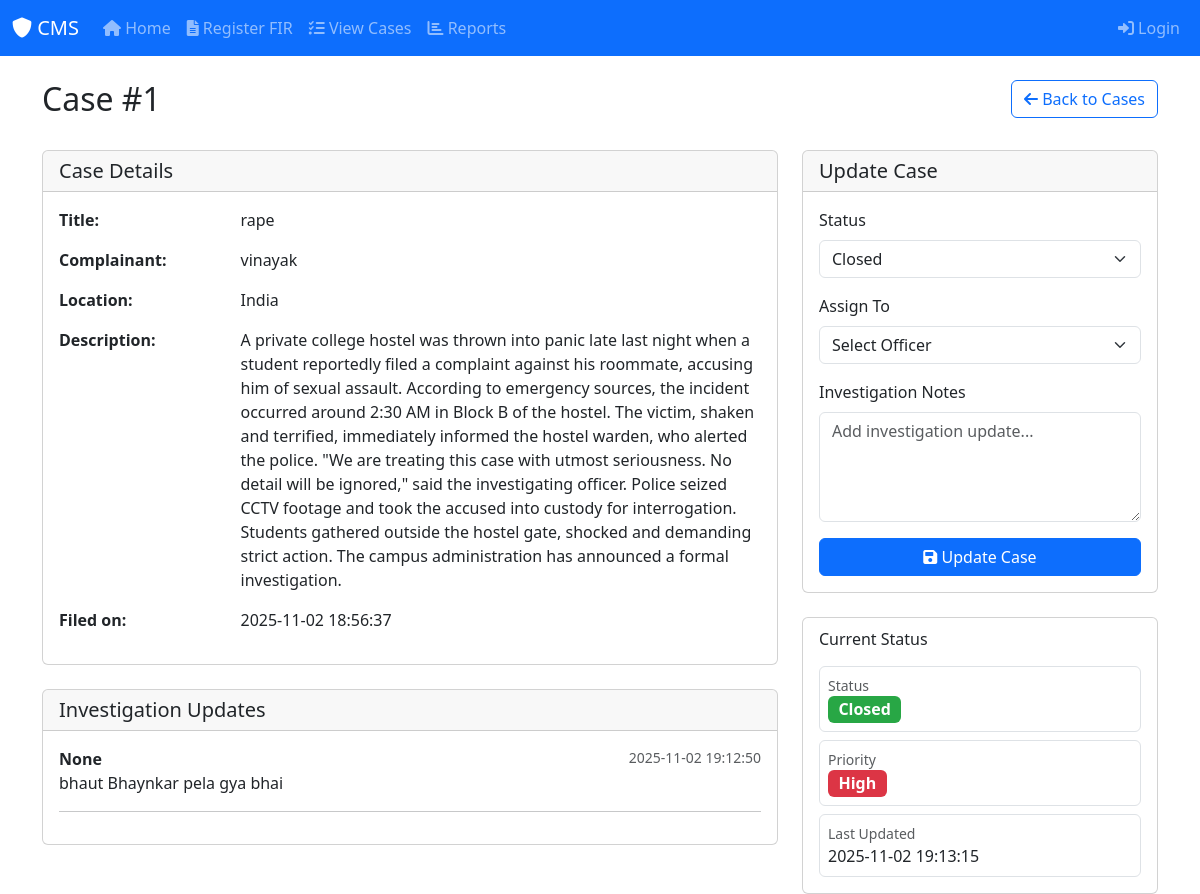
The app's page /case/1 with its own data.
### tables this page shows
CREATE TABLE firs (
    id INTEGER PRIMARY KEY AUTOINCREMENT,
    title TEXT NOT NULL,
    complainant_name TEXT NOT NULL,
    description TEXT,
    location TEXT,
    priority TEXT CHECK(priority IN ('High', 'Medium', 'Low')) DEFAULT 'Medium',
    assigned_to INTEGER,
    status TEXT DEFAULT 'Open' CHECK(status IN ('Open', 'Assigned', 'In Progress', 'Closed')),
    created_at DATETIME DEFAULT CURRENT_TIMESTAMP,
    updated_at DATETIME DEFAULT CURRENT_TIMESTAMP,
    FOREIGN KEY (assigned_to) REFERENCES users(id)
);

CREATE TABLE investigations (
    id INTEGER PRIMARY KEY AUTOINCREMENT,
    fir_id INTEGER NOT NULL,
    officer TEXT,
    notes TEXT,
    updated_at DATETIME DEFAULT CURRENT_TIMESTAMP,
    FOREIGN KEY (fir_id) REFERENCES firs(id) ON DELETE CASCADE
);

### app.py (the view, shortened to what this page needs)
@app.route('/case/<int:case_id>', methods=['GET', 'POST'])
def case_detail(case_id):
    conn = get_db_connection()
    case = conn.execute('SELECT * FROM firs WHERE id = ?', (case_id,)).fetchone()
    officers = conn.execute('SELECT id, full_name FROM users WHERE role_id = 2').fetchall()
    investigations = conn.execute('''
        SELECT i.*, u.full_name
        FROM investigations i
        LEFT JOIN users u ON i.officer = u.id
        WHERE i.fir_id = ?
        ORDER BY i.updated_at DESC
    ''', (case_id,)).fetchall()
    conn.close()
    return render_template('case_detail.html',
                         case=case,
                         officers=officers,
                         investigations=investigations,
                         statuses=['Open', 'Assigned', 'In Progress', 'Closed'])

### app.py (called while the page is built)
def get_db_connection():
    conn = sqlite3.connect(DB_PATH)
    conn.row_factory = sqlite3.Row
    return conn

### templates/case_detail.html (shortened to what this page needs)
{% extends 'layout.html' %}
{% block content %}
<div class="row">
  <div class="col-md-8">
    <h2>Case #{{ case.id }}</h2>
  </div>
  <div class="col-md-4 text-end">
    <a href="{{ url_for('view_cases') }}" class="btn btn-outline-primary">
      <i class="fas fa-arrow-left"></i> Back to Cases
    </a>
  </div>
</div>
<div class="row mt-4">
  <div class="col-md-8">
    <div class="card mb-4">
      <div class="card-header">
        <h5 class="card-title mb-0">Case Details</h5>
      </div>
      <div class="card-body">
        <div class="row mb-3">
          <div class="col-md-3"><strong>Title:</strong></div>
          <div class="col-md-9">{{ case.title }}</div>
        </div>
        <div class="row mb-3">
          <div class="col-md-3"><strong>Complainant:</strong></div>
          <div class="col-md-9">{{ case.complainant_name }}</div>
        </div>
        <div class="row mb-3">
          <div class="col-md-3"><strong>Location:</strong></div>
          <div class="col-md-9">{{ case.location }}</div>
        </div>
        <div class="row mb-3">
          <div class="col-md-3"><strong>Description:</strong></div>
          <div class="col-md-9">{{ case.description }}</div>
        </div>
        <div class="row mb-3">
          <div class="col-md-3"><strong>Filed on:</strong></div>
          <div class="col-md-9">{{ case.created_at }}</div>
        </div>
      </div>
    </div>
    <div class="card">
      <div class="card-header">
        <h5 class="card-title mb-0">Investigation Updates</h5>
      </div>
      <div class="card-body">
        {% for update in investigations %}
        <div class="investigation-update mb-3">
          <div class="d-flex justify-content-between">
            <strong>{{ update.full_name }}</strong>
            <small class="text-muted">{{ update.updated_at }}</small>
          </div>
          <p class="mb-0">{{ update.notes }}</p>
          <hr>
        </div>
        {% else %}
        <p class="text-muted">No investigation updates yet.</p>
        {% endfor %}
      </div>
    </div>
  </div>
  <div class="col-md-4">
    <div class="card mb-4">
      <div class="card-header">
        <h5 class="card-title mb-0">Update Case</h5>
      </div>
      <div class="card-body">
        <form method="post">
          <div class="mb-3">
            <label class="form-label">Status</label>
            <select name="status" class="form-select" required>
              {% for status in statuses %}
              <option value="{{ status }}" {% if case.status == status %}selected{% endif %}>
                {{ status }}
              </option>
              {% endfor %}
            </select>
          </div>
          <div class="mb-3">
            <label class="form-label">Assign To</label>
            <select name="assigned_to" class="form-select">
              <option value="">Select Officer</option>
            </select>
          </div>
          <div class="mb-3">
            <label class="form-label">Investigation Notes</label>
            <textarea name="notes" class="form-control" rows="4" placeholder="Add investigation update..."></textarea>
          </div>
          <button type="submit" class="btn btn-primary w-100">
            <i class="fas fa-save"></i> Update Case
          </button>
        </form>
      </div>
    </div>
    <div class="card">
      <div class="card-body">
        <h6 class="card-subtitle mb-3">Current Status</h6>
        <div class="d-grid gap-2">
          <div class="p-2 border rounded">
            <small class="text-muted d-block">Status</small>
            <span class="badge bg-{{ case.status|lower }} fs-6">{{ case.status }}</span>
          </div>
          <div class="p-2 border rounded">
            <small class="text-muted d-block">Priority</small>
            <span class="badge bg-{{ case.priority|lower }} fs-6">{{ case.priority }}</span>
          </div>
          <div class="p-2 border rounded">
            <small class="text-muted d-block">Last Updated</small>
            {{ case.updated_at }}
          </div>
        </div>
      </div>
    </div>
  </div>
</div>
{% endblock %}

### static/style.css (style rules this page uses)
.badge.bg-high { background-color: #dc3545 !important; }
.badge.bg-closed { background-color: #28a745 !important; }

### records on screen
firs: id "1", title "rape", complainant_name "vinayak", location "India", description "A private college hostel was thrown into panic late last night when a student reportedly filed a complaint against his roommate, accusing him of sexual assault. According to emergency sources, the incident occurred around 2:30 AM in Block B of the hostel. The victim, shaken and terrified, immediately informed the hostel warden, who alerted the police. \"We are treating this case with utmost seriousness. No detail will be ignored,\" said the investigating officer. Police seized CCTV footage and took the accused into custody for interrogation. Students gathered outside the hostel gate, shocked and demanding strict action. The campus administration has announced a formal investigation.", created_at "2025-11-02 18:56:37", status "Closed", priority "High", updated_at "2025-11-02 19:13:15"
investigations: full_name "None", updated_at "2025-11-02 19:12:50", notes "bhaut Bhaynkar pela gya bhai"
